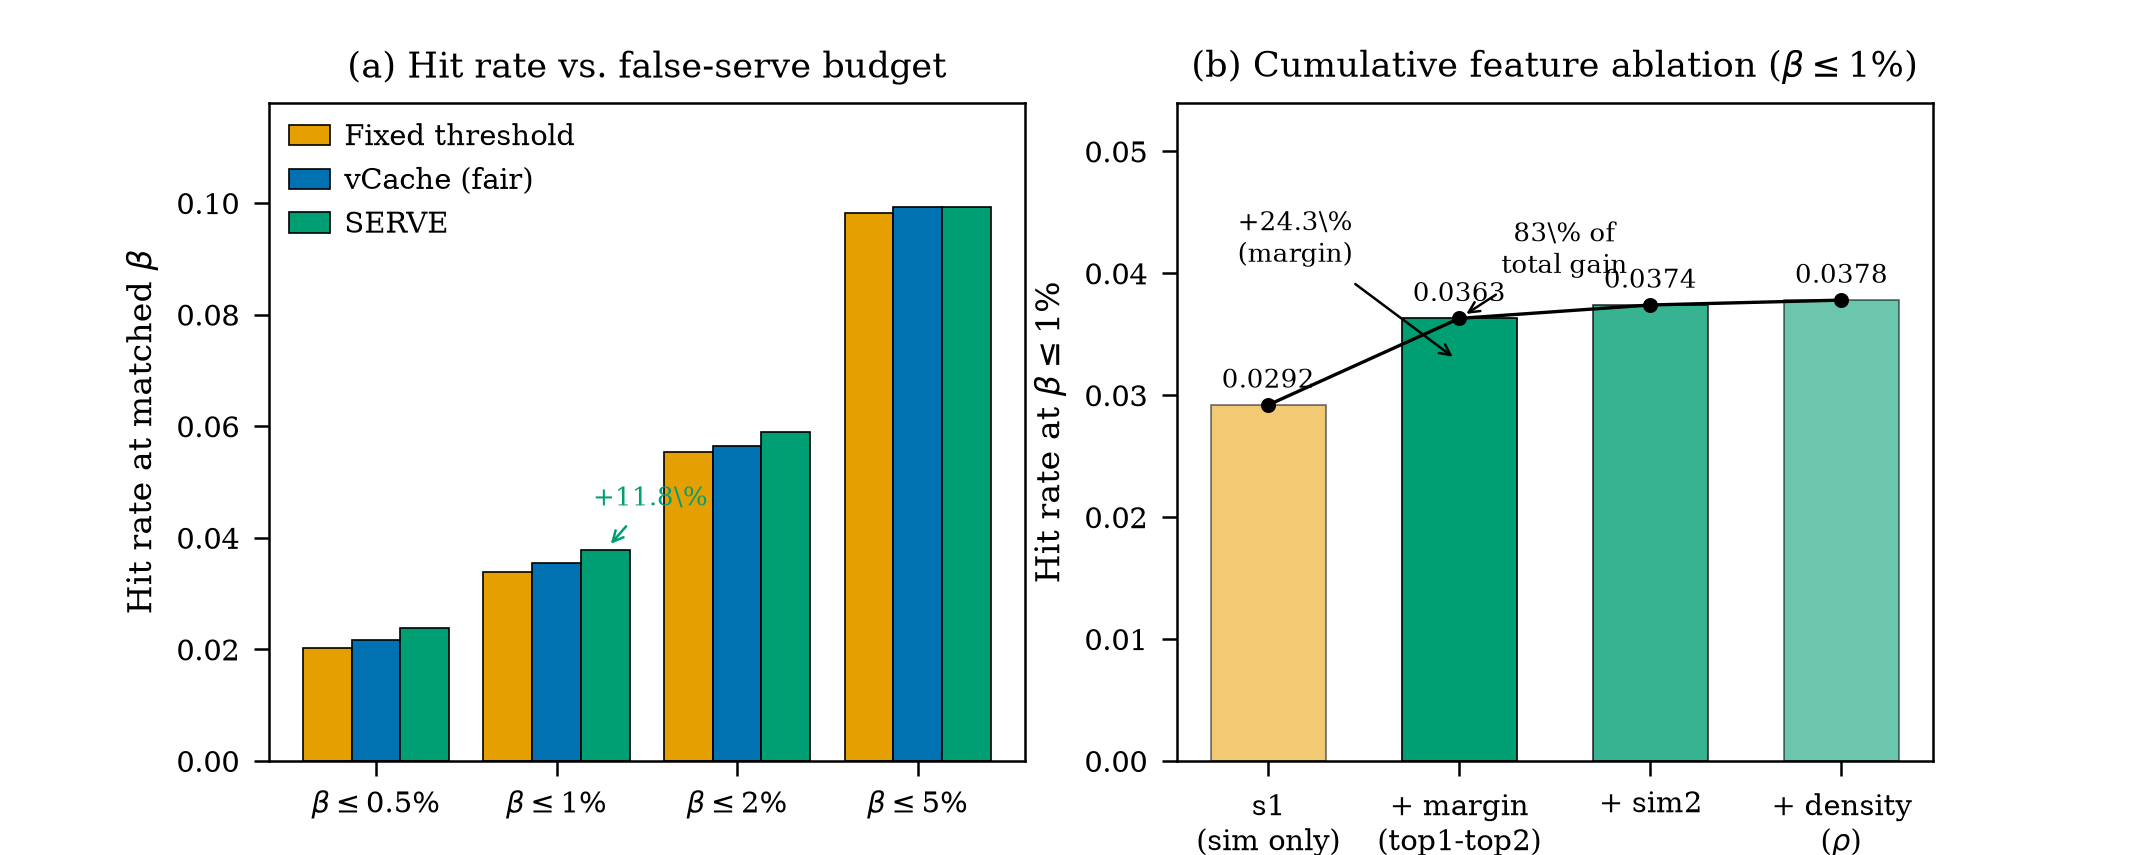

This chart was generated by the following Python code:
"""
fig1_sota_ablation.py -- SOTA comparison and feature ablation for SERVE.

Two-panel figure:
  Left:  hit-rate at matched false-serve budget across methods.
  Right: cumulative feature ablation at beta<=1% showing margin recovery.

All hardcoded numeric literals trace to EVIDENCE.md fact ids (E<n> comments).
"""

import sys
import os

HERE = os.path.dirname(os.path.abspath(__file__))
sys.path.insert(0, os.path.join(HERE, "../../input/figures"))

import matplotlib
matplotlib.use("Agg")
import matplotlib.pyplot as plt
import numpy as np

from _style import FULL_WIDTH_IN, COLORS, apply_style, savefig

apply_style()

# ---- SOTA comparison data ---------------------------------------------------
# E2: On 100k MiniLM QQP (60k cache, 4 seeds)
#   beta<=0.5%: fixed=0.0202, vCache=0.0216, SERVE=0.0238 (rel. +17.9%, +9.9%)
#   beta<=1%:   fixed=0.0338, vCache=0.0355, SERVE=0.0378 (rel. +11.9%, +6.5%)
#   beta<=2%:   fixed=0.0553, vCache=0.0564, SERVE=0.0590 (rel. +6.6%, +4.6%)
#   beta<=5%:   fixed=0.0983, vCache=0.0993, SERVE=0.0993 (rel. +1.0%, +0.1%)

BUDGETS = ["0.5%", "1%", "2%", "5%"]
HIT_RATE_FIXED  = [0.0202, 0.0338, 0.0553, 0.0983]  # E2
HIT_RATE_VCACHE = [0.0216, 0.0355, 0.0564, 0.0993]  # E2
HIT_RATE_SERVE  = [0.0238, 0.0378, 0.0590, 0.0993]  # E2

# ---- Ablation data at beta<=1% ----------------------------------------------
# E4: s1 only=0.0292, s1+m=0.0363 (+24.4%), s1+m+s2=0.0374 (+2.9%),
#     s1+m+s2+rho=0.0378 (+1.1%)
#     Margin recovery: (0.0363-0.0292)/(0.0378-0.0292) ~= 0.83

ABLATION_LABELS = [
    "s1\n(sim only)",
    "+ margin\n(top1-top2)",
    "+ sim2",
    "+ density\n($\\rho$)",
]
ABLATION_VALUES = [0.0292, 0.0363, 0.0374, 0.0378]  # E4
MARGIN_RECOVERY = 0.83  # E4: (0.0363-0.0292)/(0.0378-0.0292)

# Relative gain of margin step
MARGIN_REL_GAIN = (ABLATION_VALUES[1] - ABLATION_VALUES[0]) / ABLATION_VALUES[0]  # E4: +24.4%

# SOTA relative gain at beta<=1%  (E2)
SOTA_REL_GAIN = (HIT_RATE_SERVE[1] - HIT_RATE_FIXED[1]) / HIT_RATE_FIXED[1]  # E2: +11.9%


def build_figure():
    fig, (ax_left, ax_right) = plt.subplots(1, 2, figsize=(FULL_WIDTH_IN, 2.85))

    # --- Left panel: grouped bar chart, 3 methods x 4 budgets -----------------
    n_budgets = len(BUDGETS)
    x = np.arange(n_budgets)
    bar_w = 0.27

    ax_left.bar(x - bar_w, HIT_RATE_FIXED, width=bar_w, color=COLORS["fixed"],
                label="Fixed threshold", edgecolor="black", linewidth=0.4)
    ax_left.bar(x, HIT_RATE_VCACHE, width=bar_w, color=COLORS["vcache"],
                label="vCache (fair)", edgecolor="black", linewidth=0.4)
    ax_left.bar(x + bar_w, HIT_RATE_SERVE, width=bar_w, color=COLORS["serve"],
                label="SERVE", edgecolor="black", linewidth=0.4)

    ax_left.set_xticks(x)
    ax_left.set_xticklabels([r"$\beta\leq$" + b for b in BUDGETS])
    ax_left.set_ylabel("Hit rate at matched $\\beta$")
    ax_left.set_title("(a) Hit rate vs. false-serve budget", fontsize=8.5)
    ax_left.set_ylim(0, 0.118)
    ax_left.legend(loc="upper left", ncol=1, handlelength=1.4,
                   handletextpad=0.5, borderaxespad=0.3, fontsize=7)
    ax_left.grid(axis="y")
    ax_left.grid(axis="x", visible=False)

    # Annotate SERVE gain over fixed at beta<=1%
    idx_1 = 1
    serve_val = HIT_RATE_SERVE[idx_1]  # E2: 0.0378
    ax_left.annotate(
        f"+{SOTA_REL_GAIN*100:.1f}\\%",
        xy=(idx_1 + bar_w, serve_val),
        xytext=(idx_1 + bar_w + 0.25, serve_val + 0.008),
        ha="center", fontsize=6.3, color=COLORS["serve"],
        arrowprops=dict(arrowstyle="->", color=COLORS["serve"], lw=0.6),
    )

    # --- Right panel: cumulative ablation (step / bar chart) ------------------
    n_feat = len(ABLATION_LABELS)
    xr = np.arange(n_feat)
    bar_colors = [COLORS["fixed"], COLORS["serve"], COLORS["serve"], COLORS["serve"]]
    bar_alphas = [0.55, 1.0, 0.78, 0.58]

    bars = ax_right.bar(xr, ABLATION_VALUES, width=0.6,
                        color=bar_colors, edgecolor="black", linewidth=0.4)
    for b, a in zip(bars, bar_alphas):
        b.set_alpha(a)

    for xi, v in zip(xr, ABLATION_VALUES):
        ax_right.text(xi, v + 0.0009, f"{v:.4f}", ha="center",
                      va="bottom", fontsize=6.3)

    ax_right.plot(xr, ABLATION_VALUES, color="black", linewidth=0.8,
                  marker="o", markersize=2.6, zorder=3)

    # Annotate the margin step gain
    mid_y = (ABLATION_VALUES[0] + ABLATION_VALUES[1]) / 2  # E4
    ax_right.annotate(
        f"+{MARGIN_REL_GAIN*100:.1f}\\%\n(margin)",
        xy=(1, mid_y),
        xytext=(-0.16, ABLATION_VALUES[3] + 0.005),
        fontsize=6.3, color="black", ha="left", va="center",
        arrowprops=dict(arrowstyle="->", color="black", lw=0.6),
    )

    # Annotate the 83% recovery
    ax_right.annotate(
        f"{MARGIN_RECOVERY*100:.0f}\\% of\ntotal gain",  # E4: 83%
        xy=(1, ABLATION_VALUES[1]),
        xytext=(1.55, ABLATION_VALUES[1] + 0.003),
        fontsize=6.3, color="black", ha="center", va="bottom",
        arrowprops=dict(arrowstyle="->", color="black", lw=0.6),
    )

    ax_right.set_xticks(xr)
    ax_right.set_xticklabels(ABLATION_LABELS)
    ax_right.set_ylabel("Hit rate at $\\beta\\leq$1%")
    ax_right.set_title("(b) Cumulative feature ablation ($\\beta\\leq$1%)",
                       fontsize=8.5)
    ax_right.set_ylim(0, 0.054)
    ax_right.grid(axis="y")
    ax_right.grid(axis="x", visible=False)

    return fig


if __name__ == "__main__":
    fig = build_figure()
    savefig(fig, os.path.join(HERE, "fig1_sota_ablation.pdf"))

    fig2 = build_figure()
    fig2.savefig(os.path.join(HERE, "fig1_sota_ablation.png"), dpi=300,
                 bbox_inches=None)
    plt.close(fig2)

    print("Saved fig1_sota_ablation.pdf and fig1_sota_ablation.png")
